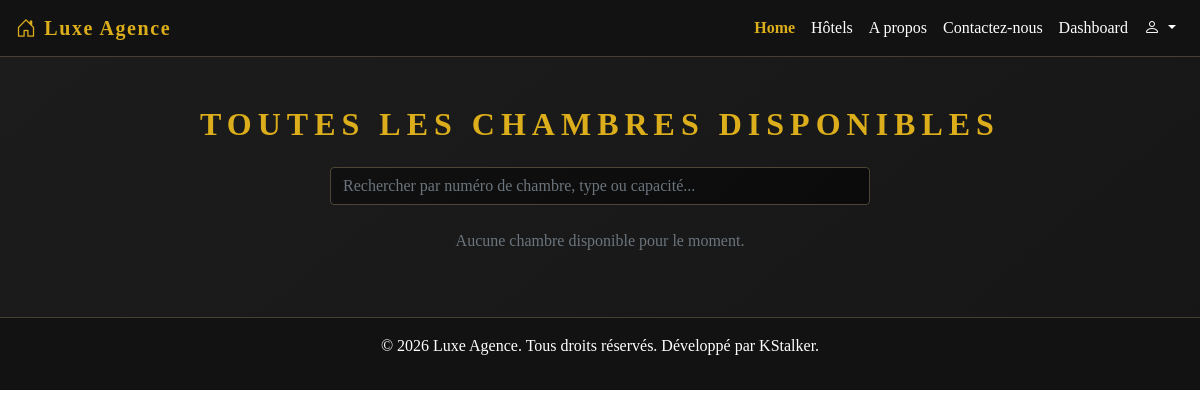
/rooms/2/, run on an earlier commit of the app's database.
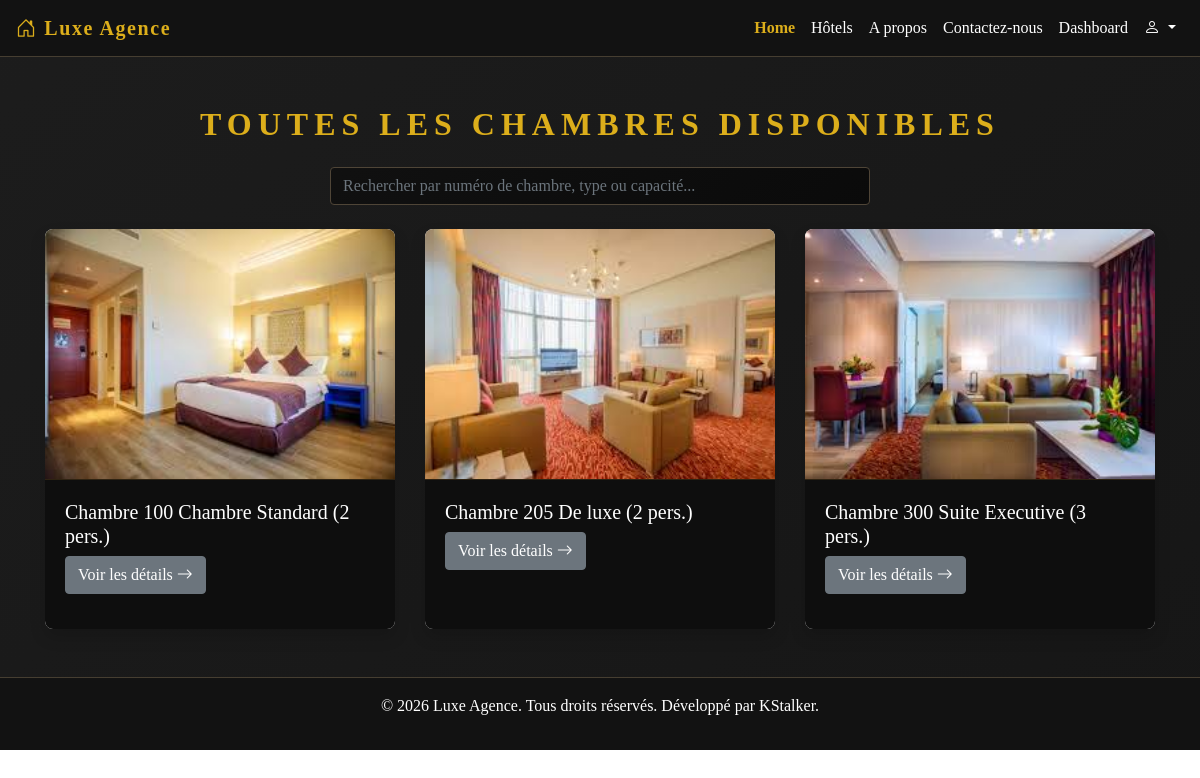
And on a later commit of the database.
### Agence/models.py (models this page shows)
class Room(models.Model):
    hotel = models.ForeignKey(Hotel, on_delete=models.CASCADE)
    room_number = models.CharField(max_length=20)
    room_type = models.CharField(max_length=100)
    price_per_night = models.DecimalField(max_digits=10, decimal_places=2)
    available = models.BooleanField(default=True)
    capacity = models.IntegerField()
    image = models.ImageField(upload_to='rooms/', default='rooms/default.jpg')

### Agence/views.py (the view)
# urls.py: path('rooms/<int:hotel_id>/', views.ListRoomView.as_view(), name='list_room'),
class ListRoomView(ListView):
    template_name = 'rooms/list_room.html'
    model = Room
    context_object_name = 'rooms'
    def get_queryset(self):
        queryset = super().get_queryset()
        hotel_id = self.kwargs.get('hotel_id')
        if hotel_id:
            queryset = queryset.filter(hotel_id=hotel_id)
        q = self.request.GET.get('q', '').strip()
        if q:
            queryset = queryset.filter(
                Q(room_number__icontains=q) |
                Q(room_type__icontains=q) |
                Q(capacity__icontains=q)
            )
        return queryset

### Agence/templates/rooms/list_room.html
{% extends 'base.html' %}
{% block content %}
<div class="container-fluid py-5 text-white" style="background: linear-gradient(140deg, rgba(16,16,16,0.95), rgba(10,10,10,0.95));" >
  <div class="container">
    <h2 class="text-center text-uppercase" style="color:#dcae1b; letter-spacing: 6px; font-weight:600;" data-aos="fade-down">
      Toutes les chambres disponibles
    </h2>
    <div class="row justify-content-center mt-4" data-aos="fade-up">
      <div class="col-md-8 col-lg-6">
        <form id="search-form" method="get" class="input-group mb-4">
          <input id="search-input" type="text" name="q" class="form-control" placeholder="Rechercher par numéro de chambre, type ou capacité..." value="{{ request.GET.q|default:'' }}" aria-label="Recherche de chambres" autocomplete="on" style="background: linear-gradient(140deg, rgba(16,16,16,0.95), rgba(10,10,10,0.95)); border:1px solid rgb(79, 69, 55);">
        </form>
      </div>
    </div>
    <div class="row g-4 mt-0" data-aos="fade-up">
      {% for room in rooms %}
          <div class="col-md-6 col-lg-4">
            <div class="card bg-black border-0 shadow" style="overflow:hidden; border-radius:8px; height: 400px;">
              {% if room.image %}
              <img src="{{ room.image.url }}" class="card-img-top" style="height:250px; object-fit:cover;" alt="{{ room.name }}">
              {% endif %}
              <div class="card-body" style="border-top:1px solid rgb(47, 35, 18); background-color: rgb(14, 14, 14); ">
                <div class="d-flex justify-content-between align-items-center mb-2">
                  <h5 class="card-title mb-0" style="color: white;">
                    Chambre {{ room.room_number }} {{ room.room_type }} ({{ room.capacity }} pers.)
                  </h5>
                </div>
                <div class="d-flex justify-content-between align-items-center mb-3">
                  <a class="btn btn-secondary btn-hero" href="{% url 'detail_room' room.id %}">Voir les détails <i class="bi bi-arrow-right me-1"></i></a>
                </div>
              </div>
            </div>
          </div>
      {% empty %}
      <div class="col-12">
        <p class="text-muted text-center">Aucune chambre disponible pour le moment.</p>
      </div>
      {% endfor %}
    </div>
  </div>
</div>
{% endblock %}

What changed in the data, as far as the page shows it:
added Room: image (picture), room_number "100", room_type "Chambre Standard", capacity "2"
added Room: image (picture), room_number "205", room_type "De luxe", capacity "2"
added Room: image (picture), room_number "300", room_type "Suite Executive", capacity "3"
Also different on the page:
text no longer shown: "Aucune chambre disponible pour le moment."
